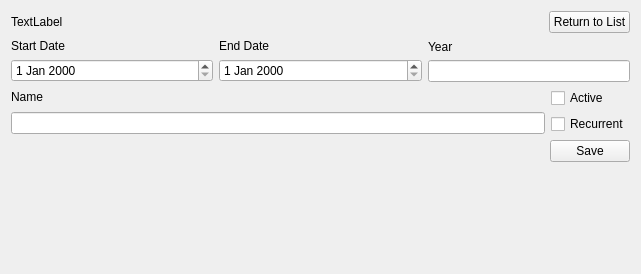
<?xml version="1.0" encoding="UTF-8"?>
<ui version="4.0">
 <class>HolidayForm</class>
 <widget class="QWidget" name="HolidayForm">
  <property name="geometry">
   <rect>
    <x>0</x>
    <y>0</y>
    <width>641</width>
    <height>274</height>
   </rect>
  </property>
  <property name="windowTitle">
   <string>Form</string>
  </property>
  <layout class="QVBoxLayout" name="verticalLayout_2">
   <item>
    <layout class="QHBoxLayout" name="horizontalLayout_3">
     <item>
      <widget class="QLabel" name="lblTitle">
       <property name="text">
        <string>TextLabel</string>
       </property>
      </widget>
     </item>
     <item>
      <spacer name="horizontalSpacer">
       <property name="orientation">
        <enum>Qt::Horizontal</enum>
       </property>
       <property name="sizeHint" stdset="0">
        <size>
         <width>40</width>
         <height>20</height>
        </size>
       </property>
      </spacer>
     </item>
     <item>
      <widget class="QPushButton" name="btnReturn">
       <property name="text">
        <string>Return to List</string>
       </property>
      </widget>
     </item>
    </layout>
   </item>
   <item>
    <layout class="QHBoxLayout" name="horizontalLayout">
     <item>
      <layout class="QVBoxLayout" name="verticalLayout_3">
       <item>
        <widget class="QLabel" name="label">
         <property name="text">
          <string>Start Date</string>
         </property>
        </widget>
       </item>
       <item>
        <widget class="QDateEdit" name="deStartDate"/>
       </item>
      </layout>
     </item>
     <item>
      <layout class="QVBoxLayout" name="verticalLayout_4">
       <item>
        <widget class="QLabel" name="label_2">
         <property name="text">
          <string>End Date</string>
         </property>
        </widget>
       </item>
       <item>
        <widget class="QDateEdit" name="deEndDate"/>
       </item>
      </layout>
     </item>
     <item>
      <layout class="QVBoxLayout" name="verticalLayout">
       <item>
        <widget class="QLabel" name="label_3">
         <property name="text">
          <string>Year</string>
         </property>
        </widget>
       </item>
       <item>
        <widget class="QLineEdit" name="txtYear">
         <property name="sizePolicy">
          <sizepolicy hsizetype="Minimum" vsizetype="Fixed">
           <horstretch>0</horstretch>
           <verstretch>0</verstretch>
          </sizepolicy>
         </property>
        </widget>
       </item>
      </layout>
     </item>
    </layout>
   </item>
   <item>
    <layout class="QHBoxLayout" name="horizontalLayout_2">
     <item>
      <layout class="QVBoxLayout" name="verticalLayout_6">
       <item>
        <widget class="QLabel" name="label_4">
         <property name="text">
          <string>Name</string>
         </property>
        </widget>
       </item>
       <item>
        <widget class="QLineEdit" name="txtName">
         <property name="sizePolicy">
          <sizepolicy hsizetype="Expanding" vsizetype="Fixed">
           <horstretch>0</horstretch>
           <verstretch>0</verstretch>
          </sizepolicy>
         </property>
        </widget>
       </item>
      </layout>
     </item>
     <item>
      <layout class="QVBoxLayout" name="verticalLayout_5">
       <item>
        <widget class="QCheckBox" name="cbxIsActive">
         <property name="text">
          <string>Active</string>
         </property>
        </widget>
       </item>
       <item>
        <widget class="QCheckBox" name="cbxRecurrent">
         <property name="text">
          <string>Recurrent</string>
         </property>
        </widget>
       </item>
      </layout>
     </item>
    </layout>
   </item>
   <item>
    <layout class="QHBoxLayout" name="horizontalLayout_4">
     <item>
      <spacer name="horizontalSpacer_2">
       <property name="orientation">
        <enum>Qt::Horizontal</enum>
       </property>
       <property name="sizeHint" stdset="0">
        <size>
         <width>40</width>
         <height>20</height>
        </size>
       </property>
      </spacer>
     </item>
     <item>
      <widget class="QPushButton" name="btnSave">
       <property name="text">
        <string>Save</string>
       </property>
      </widget>
     </item>
    </layout>
   </item>
   <item>
    <spacer name="verticalSpacer">
     <property name="orientation">
      <enum>Qt::Vertical</enum>
     </property>
     <property name="sizeHint" stdset="0">
      <size>
       <width>20</width>
       <height>40</height>
      </size>
     </property>
    </spacer>
   </item>
  </layout>
 </widget>
 <resources/>
 <connections/>
</ui>
